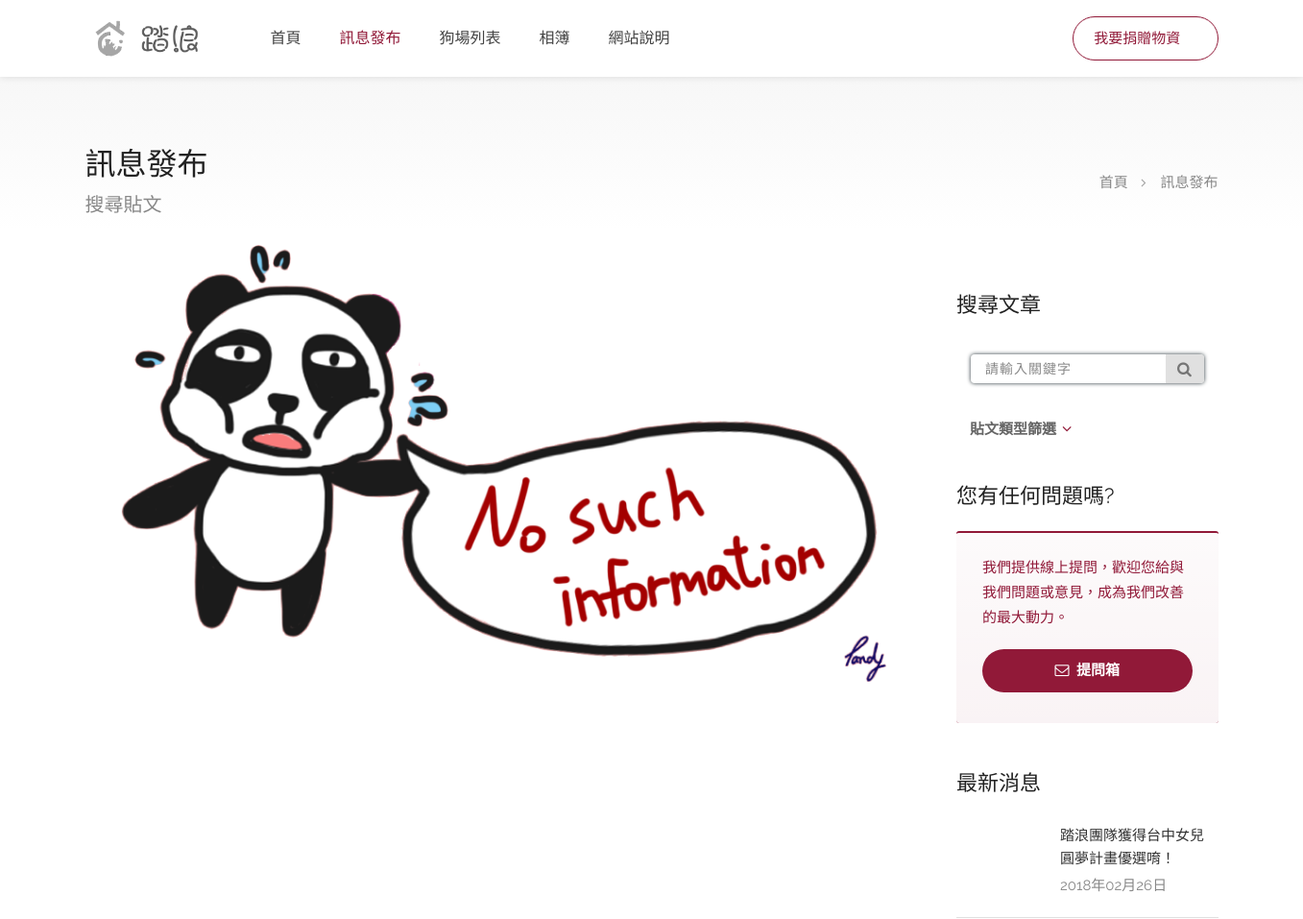
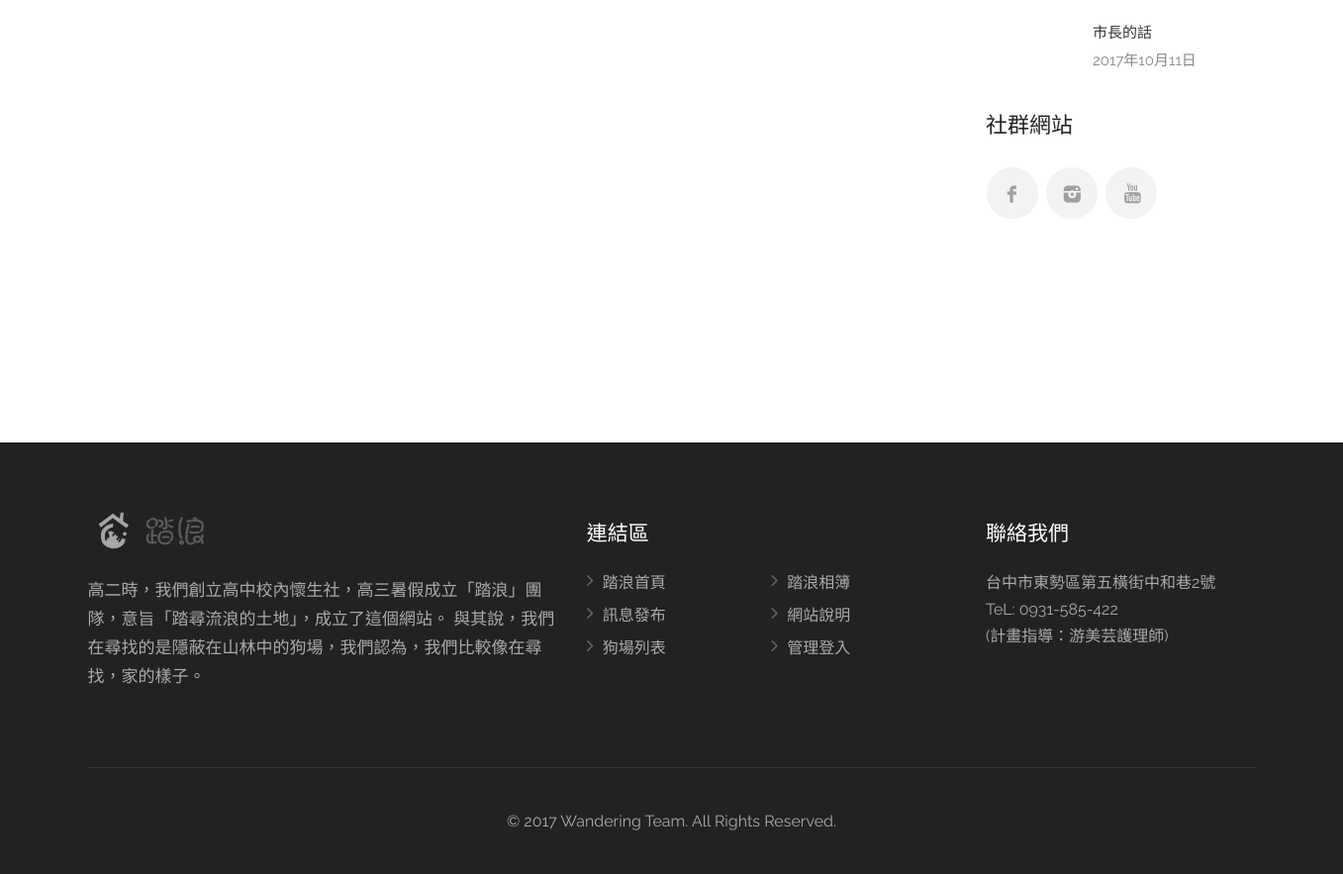
The page /pages-findblog.php on the database its author committed (2 pictures, top to bottom).
### tables this page shows
CREATE TABLE IF NOT EXISTS `post` (
  `pId` int(11) NOT NULL AUTO_INCREMENT,
  `pTitle` text NOT NULL,
  `pPicture` varchar(50) NOT NULL,
  `pContent` text NOT NULL,
  `pType` int(11) NOT NULL,
  `pShow` int(11) NOT NULL,
  `pOutline` text,
  `pStime` timestamp NOT NULL DEFAULT CURRENT_TIMESTAMP,
  `pEtime` timestamp NOT NULL DEFAULT CURRENT_TIMESTAMP ON UPDATE CURRENT_TIMESTAMP,
  PRIMARY KEY (`pId`)
);

CREATE TABLE IF NOT EXISTS `footer` (
  `fId` int(11) NOT NULL AUTO_INCREMENT,
  `fAbout` text NOT NULL,
  `fCall` text NOT NULL,
  `fFb` text,
  `fYtb` text,
  `fIg` text,
  PRIMARY KEY (`fId`)
);

### pages-findblog.php (the view, shortened to what this page needs)
<?php
$maxRows_rs_newpost = 3;
$pageNum_rs_newpost = 0;
$startRow_rs_newpost = $pageNum_rs_newpost * $maxRows_rs_newpost;
$query_rs_newpost = "SELECT * FROM post ORDER BY pStime DESC";
$query_limit_rs_newpost = sprintf("%s LIMIT %d, %d", $query_rs_newpost, $startRow_rs_newpost, $maxRows_rs_newpost);
$rs_newpost = mysqli_query($Wandering, $query_limit_rs_newpost) or die(mysqli_error());
$row_rs_newpost = mysqli_fetch_assoc($rs_newpost);
?>
<!DOCTYPE html>
<html  lang="zh-TW">
<head>
<link rel="stylesheet" href="css/style.css">
<link rel="stylesheet" href="css/colors/main.css" id="colors">
</head>
<body>
<div id="wrapper">
<header id="header-container">
	<div id="header">
		<div class="container">
			<div class="left-side">
				<div id="logo">
					<a href="index.php"><img src="images/logo.png" alt=""></a>
				</div>
				<nav id="navigation" class="style-1">
					<ul id="responsive">
						<li><a href="index.php">首頁</a></li>
						<li><a class="current" href="pages-blog.php">訊息發布</a></li>
						<li><a href="dogpoint-grid-full-width.php">狗場列表</a></li>
						<li><a href="#">相簿</a></li>
                        <li><a href="#">網站說明</a></li>
					</ul>
				</nav>
				<div class="clearfix"></div>
			</div>
			<div class="right-side">
				<div class="header-widget">
					<a href="collectstation.php" target="_blank" class="button border with-icon">我要捐贈物資<i class="sl sl-icon-social-dropbox"></i></a>
				</div>
			</div>
		  </div>
	</div>
</header>
<div id="titlebar" class="gradient">
	<div class="container">
		<div class="row">
			<div class="col-md-12">
				<h2>訊息發布</h2><span>搜尋貼文</span>
				<nav id="breadcrumbs">
					<ul>
						<li><a href="#">首頁</a></li>
						<li>訊息發布</li>
					</ul>
				</nav>
			</div>
		</div>
	</div>
</div>
<div class="container">
	<div class="blog-page">
	<div class="row">
		<div class="col-lg-9 col-md-8 padding-right-30">
        <?php if ($totalRows_rs_finshpost > 0) {  ?>
		  <?php do { ?>
		    <div class="blog-post">
		      <a href="pages-blog-post.php?Id=<?php echo $row_rs_finshpost['pId']; ?>" class="post-img">
		        <img src="images/post/<?php echo $row_rs_finshpost['pPicture']; ?>" alt="">
	          </a>
		      <div class="post-content">
		        <h3><a href="pages-blog-post.php?Id=<?php echo $row_rs_finshpost['pId']; ?>"><?php echo $row_rs_finshpost['pTitle']; ?></a></h3>
		        <ul class="post-meta">
		          <li><?php echo date('Y 年 m 月 d 日',strtotime($row_rs_finshpost['pStime'])); ?></li>
		          <li><a href="#"><?php if($row_rs_finshpost['pType'] == 0){ echo "消息";}
elseif($row_rs_finshpost['pType'] == 1){ echo "募集";}
elseif($row_rs_finshpost['pType'] == 2){ echo "活動";}
elseif($row_rs_finshpost['pType'] == 3){ echo "系統";}
elseif($row_rs_finshpost['pType'] == 4){ echo "綜合";} ?></a></li>
		          </ul>
		        <p><?php if($row_rs_finshpost['pOutline'] != ""){ echo $row_rs_finshpost['pOutline'];}
					else{ echo TrimByLength2($row_rs_finshpost['pContent'], 50, false);} ?></p>
		        <a href="pages-blog-post.php?Id=<?php echo $row_rs_finshpost['pId']; ?>" class="read-more">詳細內容<i class="fa fa-angle-right"></i></a>
		        </div>
		      </div>
		    <?php } while ($row_rs_finshpost = mysqli_fetch_assoc($rs_finshpost)); ?>
			<div class="clearfix"></div>
			<div class="pagenate theme-pagenate">
             <?php
$prev_rs_finshpost = "";
$next_rs_finshpost = "";
$separator = " ";
$max_links = 5;
$pages_navigation_rs_finshpost = buildNavigation($pageNum_rs_finshpost,$totalPages_rs_finshpost,$prev_rs_finshpost,$next_rs_finshpost,$separator,$max_links,true);
print $pages_navigation_rs_finshpost[0]; ?>
 <?php print $pages_navigation_rs_finshpost[2]; ?>
 <ul class="pagenate-body">
 <?php print $pages_navigation_rs_finshpost[1]; ?>
 </ul>
</div>
<?php }else{ ?>
<img style="margin-top:-50px;" src="images/no_info.png" alt=""/>
<?php } ?>
		</div>
	<div class="col-lg-3 col-md-4">
		<div class="sidebar right">
			<form action="pages-findblog.php" method="get" name="form1" id="form1">
			<div class="widget">
				<h3 class="margin-top-0 margin-bottom-25">搜尋文章</h3>
				<div class="search-boxs">
  <input name="keyword" type="text" id="search" placeholder="請輸入關鍵字" value="<?php echo $_GET['keyword']; ?>">
  <button type="submit">
    <i class="fa fa-search"></i>
  </button>
</div>
						<div class="panel-dropdown wide float-left">
							<a href="#">貼文類型篩選</a>
						</div>
			</div>
			</form>
			<div class="widget margin-top-40">
				<h3>您有任何問題嗎?</h3>
				<div class="info-box margin-bottom-10">
					<p>我們提供線上提問，歡迎您給與我們問題或意見，成為我們改善的最大動力。</p>
					<a href="https://goo.gl/forms/svGuOflKFoGzEcrP2" target="_blank" class="button fullwidth margin-top-20"><i class="fa fa-envelope-o"></i> 提問箱</a>
				</div>
			</div>
			<div class="widget margin-top-40">
				<h3>最新消息</h3>
  <ul class="widget-tabs">
    <?php do { ?>
      <li>
        <div class="widget-content">
          <div class="widget-thumb">
            </div>
          <div class="widget-text">
            <h5><a href="pages-blog-post.php?Id=<?php echo $row_rs_newpost['pId']; ?>"><?php echo $row_rs_newpost['pTitle']; ?></a></h5>
            <span><?php echo date('Y年m月d日',strtotime($row_rs_newpost['pStime'])); ?></span>
            </div>
          </div>
      </li>
      <?php } while ($row_rs_newpost = mysqli_fetch_assoc($rs_newpost)); ?>
  </ul>
            </div>
			<div class="widget margin-top-40">
				<h3 class="margin-bottom-25">社群網站</h3>
				<ul class="social-icons rounded">
					<li><a class="facebook" href="#"><i class="icon-facebook"></i></a></li>
					<li><a class="instagram" href="#"><i class="icon-instagram"></i></a></li>
					<li><a class="youtube" href="#"><i class="icon-youtube"></i></a></li>
				</ul>
			</div>
		</div>
	</div>
	</div>
</div>
</div>
<?php
$query_rs_footer = "SELECT * FROM footer WHERE fId = 1";
$rs_footer = mysqli_query($Wandering, $query_rs_footer) or die(mysqli_error());
$row_rs_footer = mysqli_fetch_assoc($rs_footer);
$totalRows_rs_footer = mysqli_num_rows($rs_footer); ?>
<div id="footer" class="dark" style="margin-top:180px;">
	<div class="container">
		<div class="row">
        	<div class="col-md-5 col-sm-6">
				<img class="footer-logo" src="images/logo.png" alt="">
				<br><br>
				<p><?php echo $row_rs_footer['fAbout']; ?></p>
             </div>
			<div class="col-md-4 col-sm-6 ">
				<h4>連結區</h4>
              <ul class="footer-links">
					<li><a href="index.php">踏浪首頁</a></li>
					<li><a href="pages-blog.php">訊息發布</a></li>
					<li><a href="dogpoint-grid-full-width.php">狗場列表</a></li>
				</ul>
				<ul class="footer-links">
					<li><a href="gallery.php">踏浪相簿</a></li>
					<li><a href="about.php">網站說明</a></li>
                    <li><a <?php if($_SESSION['MM_Username'] == ""){ ?>href="#sign-in-dialog" class="sign-in popup-with-zoom-anim"<?php }else{ ?> href="server/show-dogpoint.php"<?php } ?> >管理登入</a></li>
				</ul>
				<br>
				<div class="clearfix"></div>
			</div>
			<div class="col-md-3  col-sm-12">
				<h4>聯絡我們</h4>
				<div class="text-widget"><?php echo $row_rs_footer['fCall']; ?></div>
			</div>
		</div>
		<div class="row">
			<div class="col-md-12">
				<div class="copyrights">© 2017 Wandering Team. All Rights Reserved.</div>
			</div>
		</div>
	</div>
</div>
</div>
</body>
</html>

### css/colors/main.css (style rules this page uses)
.style-2 .trigger.active a, .style-2 .ui-accordion .ui-accordion-header-active:hover, .style-2 .ui-accordion .ui-accordion-header-active, #posts-nav li a:hover, .plan.featured .listing-badge, .post-content h3 a:hover, .add-review-photos i, .show-more-button i, .listing-details-sidebar li a, .star-rating .Management a:hover, .more-search-options-trigger:after, .header-widget .sign-in:hover, #footer a, #footer .footer-links li a:hover, #navigation.style-1 .current, #navigation.style-1 ul li:hover a, .user-menu.active .user-name:after, .user-menu:hover .user-name:after, .user-menu.active .user-name, .user-menu:hover .user-name, .main-search-input-item.location a:hover, .chosen-container .chosen-results li.highlighted, .input-with-icon.location a i:hover, .sort-by .chosen-container-single .chosen-single div:after, .sort-by .chosen-container-single .chosen-default, .panel-dropdown a:after, .post-content a.read-more, .post-meta li a:hover, .widget-text h5 a:hover, .about-author a, a.button.border.white:hover, .icon-box-2 i, a.button.border, .style-2 .ui-accordion .ui-accordion-header:hover, .style-2 .trigger a:hover , .plan.featured .listing-badges .featured, .list-4 li:before, .list-3 li:before, .list-2 li:before, .list-1 li:before, .info-box h4, .testimonial-carousel .slick-slide.slick-active .testimonial:before, .sign-in-form .tabs-nav li a:hover, .sign-in-form .tabs-nav li.active a, .lost_password:hover a, #top-bar .social-icons li a:hover i, .listing-share .social-icons li a:hover i, .agent .social-icons li a:hover i, #footer .social-icons li a:hover i, .headline span i { color: #911938; }
.category-small-box:hover, .pricing-list-container h4:after, #backtotop a, .chosen-container-multi .chosen-choices li.search-choice, .select-options li:hover, button.panel-apply, .layout-switcher a:hover, .listing-features.checkboxes li:before, .comment-by a.reply:hover, .add-review-photos:hover, .office-address h3:after, .post-img:before, button.button, input[type="button"], input[type="submit"], a.button, a.button.border:hover, table.basic-table th, .plan.featured .plan-price, mark.color, .style-4 .tabs-nav li.active a, .style-5 .tabs-nav li.active a, .dashboard-list-box .button.gray:hover, .change-photo-btn:hover, .dashboard-list-box a.rate-review:hover, input:checked + .slider, .add-pricing-submenu.button:hover, .add-pricing-list-item.button:hover, .custom-zoom-in:hover, .custom-zoom-out:hover, #geoLocation:hover, #streetView:hover, #scrollEnabling:hover, #scrollEnabling.enabled, #mapnav-buttons a:hover, #sign-in-dialog .mfp-close:hover, #small-dialog .mfp-close:hover, #stats, .light-btn .nav-pills > li.active > a, .nav-pills > li.active > a:hover, .nav-pills > li.active > a:focus, .light-btn .btn:hover, .light-btn .btn:focus, .nav-pills > li.active > a, .nav-pills > li.active > a:hover, .nav-pills > li.active > a:focus, .nav-pills .nav > li > a:hover, #call-to-action, .btn:before { background-color: #911938; }
a.button.border { color: #911938; border-color: #911938; }
.info-box { border-top: 2px solid #911938; background: linear-gradient(to bottom, rgba(255,255,255,0.98), rgba(255,255,255,0.95)); background-color: #911938; color: #911938; }

### rows shown on the page
post: pTitle "踏浪團隊獲得台中女兒圓夢計畫優選唷！", pStime "2018年02月26日"
post: pTitle "市長的話", pStime "2017年10月11日"
footer: fAbout "高二時，我們創立高中校內懷生社，高三暑假成立「踏浪」團隊，意旨「踏尋流浪的土地」，成立了這個網站。 與其說，我們在尋找的是隱蔽在山林中的狗場，我們認為，我們比較像在尋找，家的樣子。", fCall "台中市東勢區第五橫街中和巷2號 TeL: 0931-585-422 (計畫指導：游美芸護理師)"
